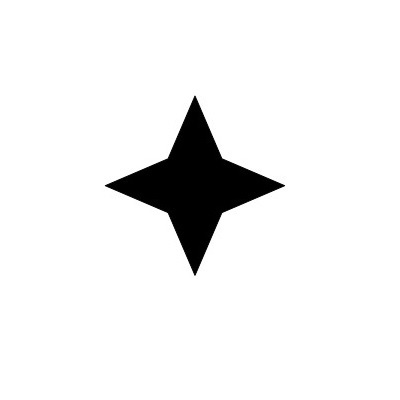
#> input picture TemplateMatching/images/4star.jpg, 400 x 400 px, found by its file name
$ python templateMatching.py
#> lines starting #> are read from the running program, lines starting #| are printed output that depends on the picture; after the words box and inside, x2 and y2 are one past the last pixel; in counts of white or black regions, pixels touching at a corner belong together
import cv2
import numpy as np

original_image_template = cv2.imread(r'C:\Users\Admin\Downloads\TemplateMatching\images\4star.jpg')
#> original_image_template is the input picture: shape (400, 400, 3); min 0, max 255, mean 239.2
cv2.imshow("Original Template", original_image_template)
cv2.waitKey(0)

height, width = original_image_template.shape[:2]
#> height = 400; width = 400

original_image = cv2.imread(r'C:\Users\Admin\Downloads\TemplateMatching\images\shapestomatch.jpg')
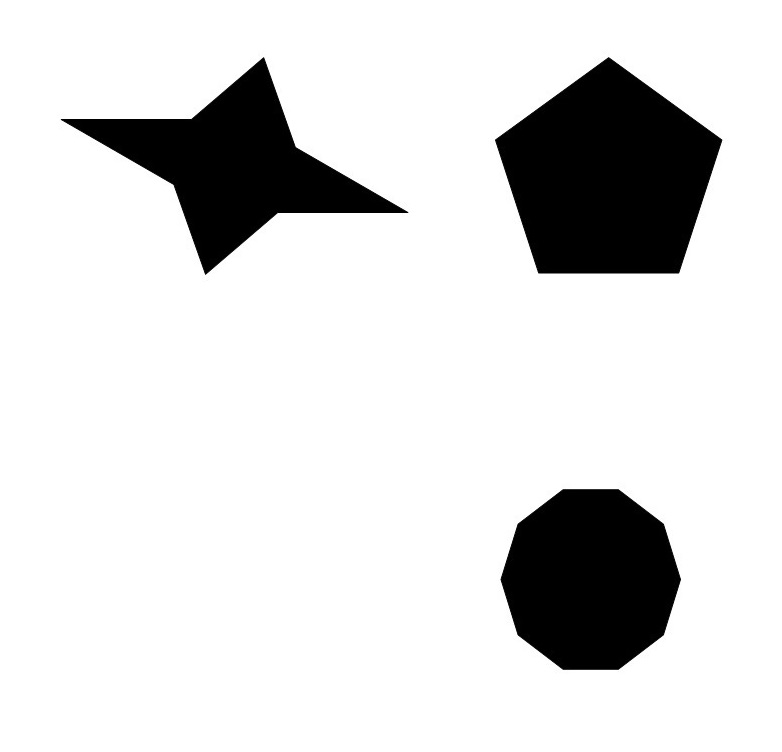
#> input picture TemplateMatching/images/shapestomatch.jpg, 782 x 752 px, found by its file name
#> original_image is the input picture: shape (752, 782, 3); min 0, max 255, mean 218.7
cv2.imshow("Original Image", original_image)
cv2.waitKey(0)

gray_template = cv2.cvtColor(original_image_template, cv2.COLOR_BGR2GRAY)
gray_original = cv2.cvtColor(original_image, cv2.COLOR_BGR2GRAY)

match = cv2.matchTemplate(gray_original, gray_template, cv2.TM_CCOEFF)
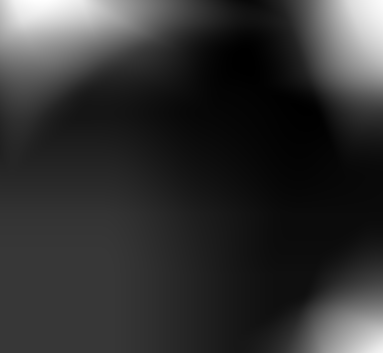
#> match: shape (353, 383) float32; min -140728800, max 500450688, mean -15116725; drawn with min black and max white
min_val, max_val, min_loc, max_loc = cv2.minMaxLoc(match)
#> min_val = -140728800; max_val = 500450688; min_loc = (244, 59); max_loc = (40, 0)

top_left = max_loc
#> top_left = (40, 0)
bottom_right = (top_left[0] + height, top_left[1] + width)
#> bottom_right = (440, 400)
cv2.rectangle(original_image, top_left, bottom_right, (0, 0, 255), 5)
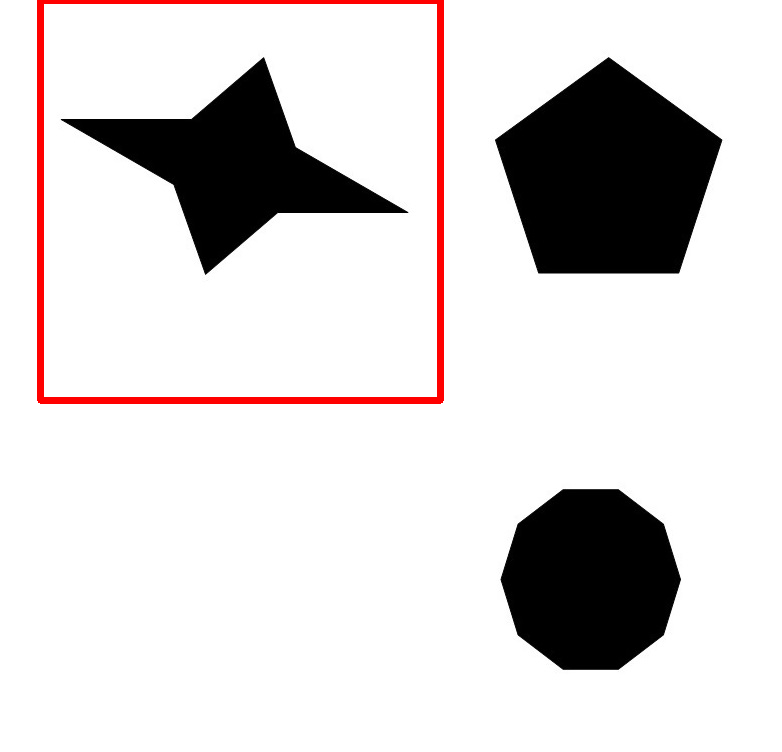
#> original_image: shape (752, 782, 3); 1.7% of pixels changed, all inside (x1, y1, x2, y2) = (37, 0, 444, 404)

cv2.imshow("Original Image with Matched Area", original_image)
cv2.waitKey(0)

cv2.destroyAllWindows()
